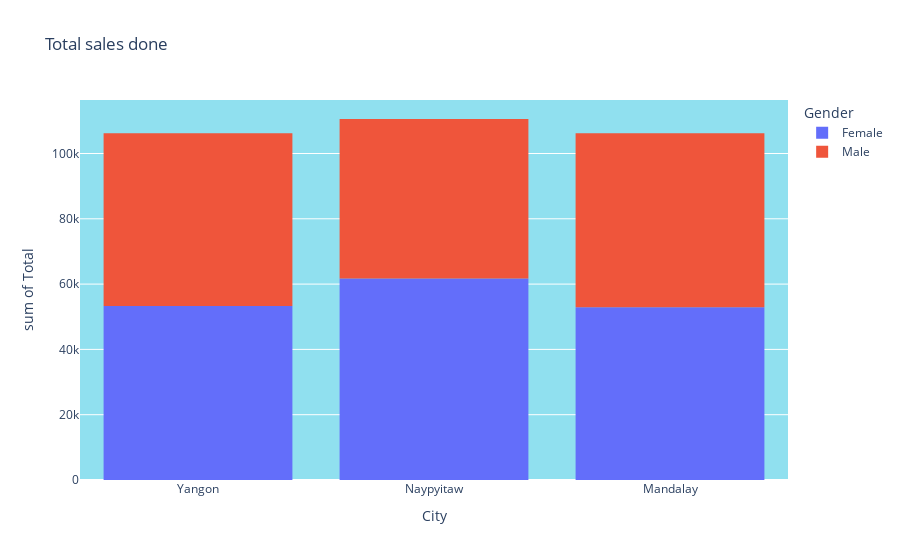

Source (notebook cell):
### Code cell
'''Create hostogram to understand the total sales
done in each state with gender wise using ploty'''

fig = px.histogram(data, x = 'City', y = 'Total', color = 'Gender', title = 'Total sales done')
fig.update_layout(plot_bgcolor = '#90e0ef')
fig.show()

### Figure 1 — Plotly figure (JSON) as saved in the notebook; plotly's stock layout.template omitted (floating-point values rounded to 4 significant figures; data arrays with more than 128 entries replaced by an {"elided": "..."} marker saying what was removed)
{"data": [{"alignmentgroup": "True", "bingroup": "x", "histfunc": "sum", "hovertemplate": "Gender=Female<br>City=%{x}<br>sum of Total=%{y}<extra></extra>", "legendgroup": "Female", "marker": {"color": "#636efa", "pattern": {"shape": ""}}, "name": "Female", "offsetgroup": "Female", "orientation": "v", "showlegend": true, "type": "histogram", "x": {"elided": "501 str values"}, "xaxis": "x", "y": {"elided": "501 float values"}, "yaxis": "y"}, {"alignmentgroup": "True", "bingroup": "x", "histfunc": "sum", "hovertemplate": "Gender=Male<br>City=%{x}<br>sum of Total=%{y}<extra></extra>", "legendgroup": "Male", "marker": {"color": "#EF553B", "pattern": {"shape": ""}}, "name": "Male", "offsetgroup": "Male", "orientation": "v", "showlegend": true, "type": "histogram", "x": {"elided": "499 str values"}, "xaxis": "x", "y": {"elided": "499 float values"}, "yaxis": "y"}], "layout": {"barmode": "relative", "legend": {"title": {"text": "Gender"}, "tracegroupgap": 0}, "plot_bgcolor": "#90e0ef", "title": {"text": "Total sales done"}, "xaxis": {"anchor": "y", "domain": [0, 1], "title": {"text": "City"}}, "yaxis": {"anchor": "x", "domain": [0, 1], "title": {"text": "sum of Total"}}}}
